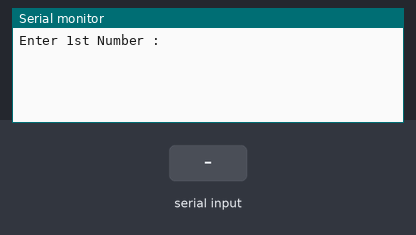
A sketch run on a simulated Arduino Uno, built with avr-gcc and run on an emulated ATmega328P. On the bench: the last lines printed to the serial monitor. Inputs (shaded band) come from the test bench.

Above: at 1.2 s.
1.3 s: "-\n" received over Serial
At 1.9 s:
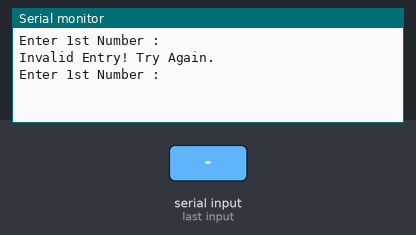
2.8 s: byte 45 ('-') received over Serial
At 3.7 s:
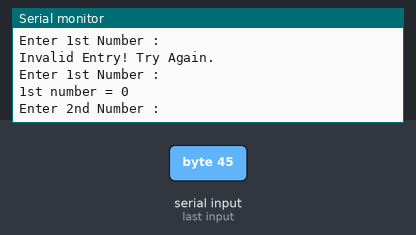
4.3 s: byte 45 ('-') received over Serial
At 4.7 s:
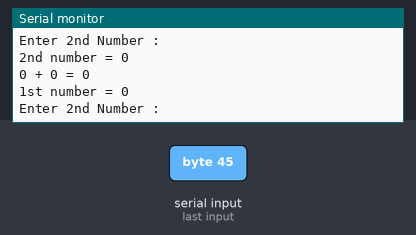

Measured:
- after the input at 1.3 s, the serial monitor: prints a new line at once (image 1)
- after the input at 2.8 s, the serial monitor: prints a new line at once (image 2)
- after the input at 4.3 s, the serial monitor: prints a new line at once (image 3)

The sketch:

Lab_2___arduino_Addition_operation.ino
```cpp
/*
  This program blinks pin 13 of the Arduino (the
  built-in LED)
*/
int number=0;
int sign=1;
void setup()
{
  Serial.begin(9600);
  delay(50);
}

int add(int n1,int n2){
  int result = n1+n2;
  return result;
}

void loop()
{
  Serial.println("\nEnter 1st Number :");

  int number1 = get_md_number();
  Serial.print("1st number = ");
  Serial.println(number1);

  Serial.println("\nEnter 2nd Number :");
  int number2 = get_md_number();
  Serial.print("2nd number = ");
  Serial.println(number2);

  int result = add(number1 , number2);
  //Serial.print("\nResult = ");
  Serial.print("\n");
  Serial.print(number1);
  Serial.print(" + ");
  Serial.print(number2);
  Serial.print(" = ");
  Serial.println(result);
}

int get_md_number(void){
 number =0;
 sign=1;
 while(Serial.available()==0){ /*nn*/}
  while(Serial.available()){
    byte incoming =Serial.read();
    if(incoming >='0' && incoming <='9'){
      number=(number*10) + (incoming-'0');
      delay(5);
    }else if(incoming=='-'){
       sign=-1;
      delay(5);
    }else{
      Serial.println("\nInvalid Entry! Try Again.\n");
      loop();
    }
  }
  return number*sign;
}
```
